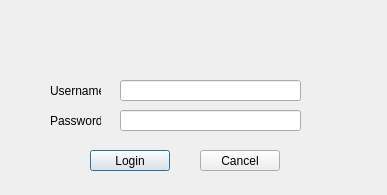
<?xml version="1.0" encoding="UTF-8"?>
<ui version="4.0">
 <class>Login</class>
 <widget class="QDialog" name="Login">
  <property name="geometry">
   <rect>
    <x>0</x>
    <y>0</y>
    <width>387</width>
    <height>195</height>
   </rect>
  </property>
  <property name="windowTitle">
   <string>Dialog</string>
  </property>
  <widget class="QLabel" name="labelUsername">
   <property name="geometry">
    <rect>
     <x>50</x>
     <y>80</y>
     <width>51</width>
     <height>21</height>
    </rect>
   </property>
   <property name="text">
    <string>Username:</string>
   </property>
  </widget>
  <widget class="QLabel" name="labelPassword">
   <property name="geometry">
    <rect>
     <x>50</x>
     <y>110</y>
     <width>51</width>
     <height>21</height>
    </rect>
   </property>
   <property name="text">
    <string>Password:</string>
   </property>
  </widget>
  <widget class="QLineEdit" name="lineEditUsername">
   <property name="geometry">
    <rect>
     <x>120</x>
     <y>80</y>
     <width>181</width>
     <height>21</height>
    </rect>
   </property>
  </widget>
  <widget class="QLineEdit" name="lineEditPassword">
   <property name="geometry">
    <rect>
     <x>120</x>
     <y>110</y>
     <width>181</width>
     <height>21</height>
    </rect>
   </property>
  </widget>
  <widget class="QPushButton" name="pushButtonLogin">
   <property name="geometry">
    <rect>
     <x>90</x>
     <y>150</y>
     <width>80</width>
     <height>21</height>
    </rect>
   </property>
   <property name="text">
    <string>Login</string>
   </property>
  </widget>
  <widget class="QPushButton" name="pushButtonCancel">
   <property name="geometry">
    <rect>
     <x>200</x>
     <y>150</y>
     <width>80</width>
     <height>21</height>
    </rect>
   </property>
   <property name="text">
    <string>Cancel</string>
   </property>
  </widget>
 </widget>
 <resources/>
 <connections/>
</ui>
